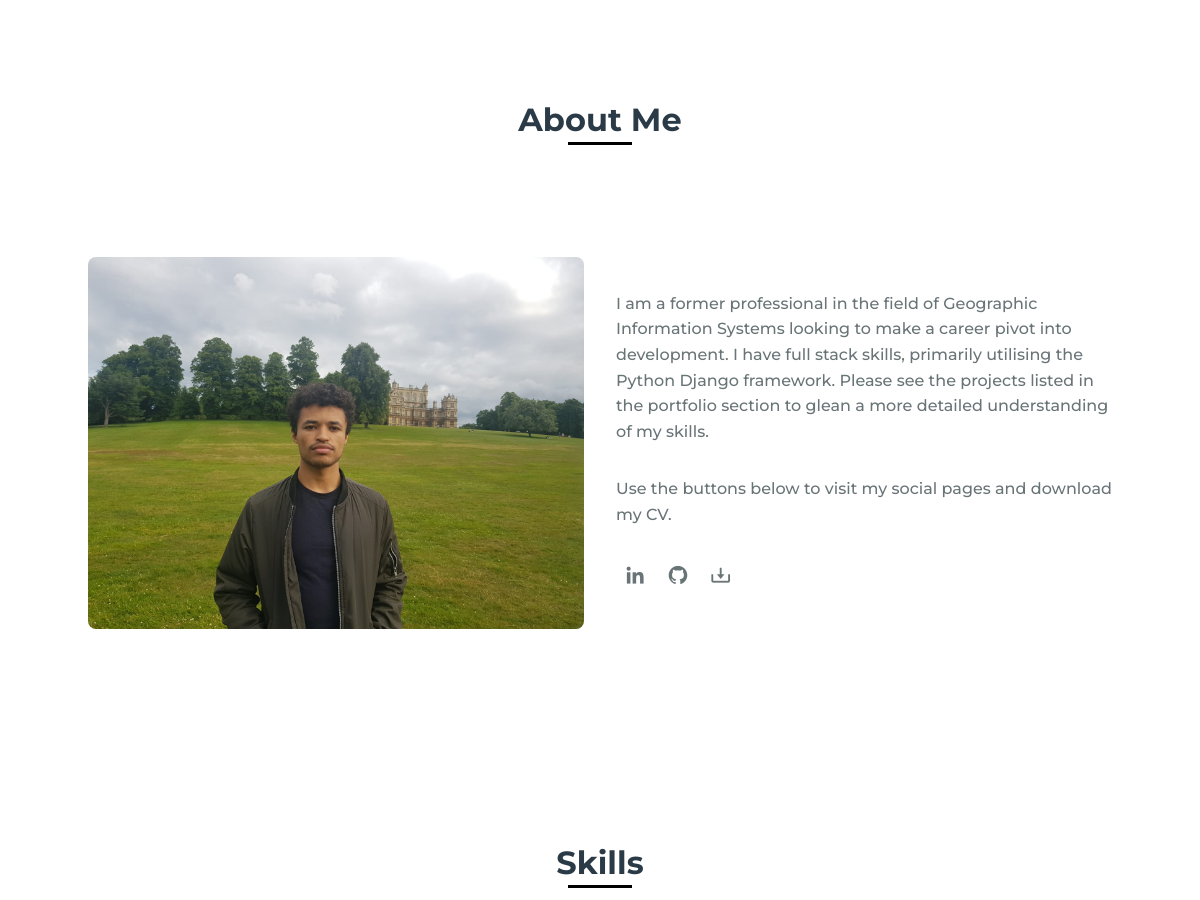
Before: / (middle part) with the older database file.
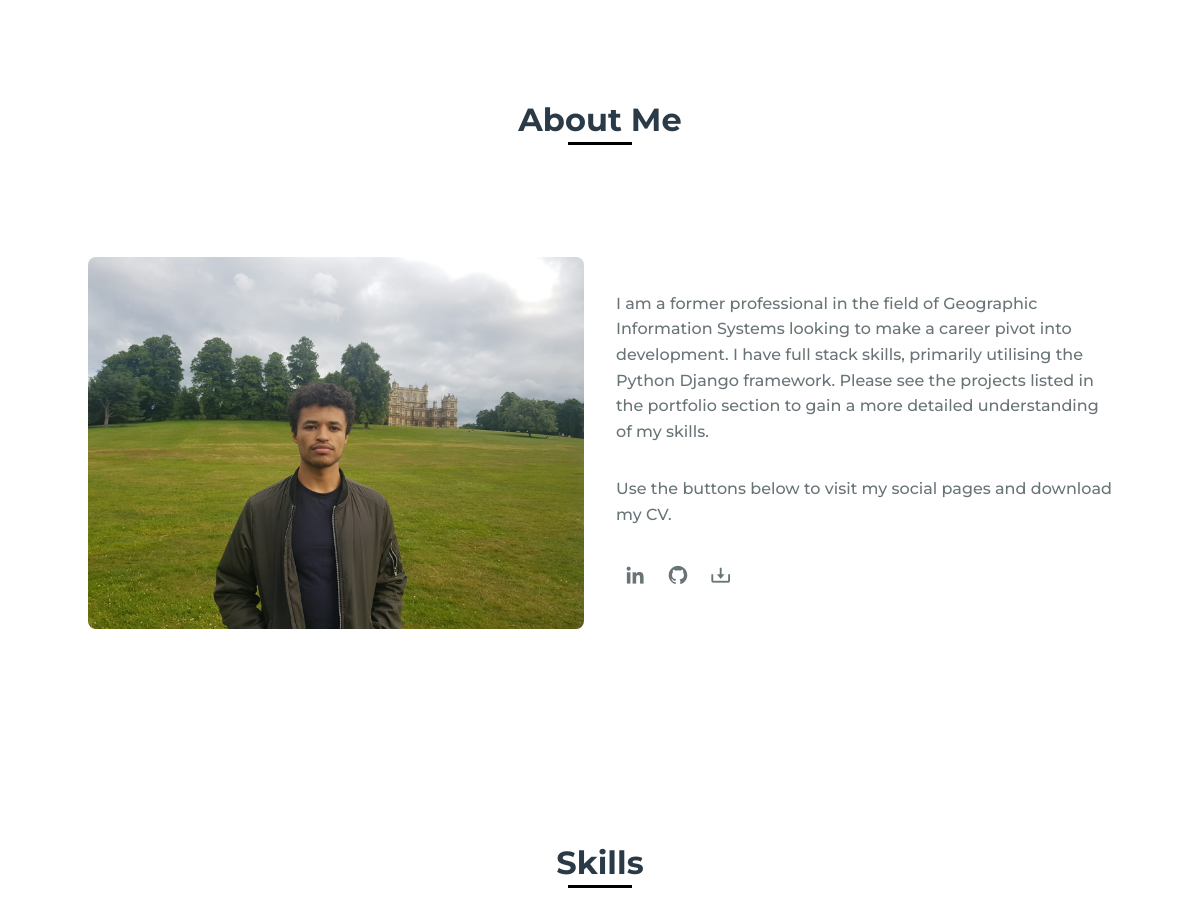
After: the same page with the newer database file.
### base/models.py (models this page shows, shortened)
class About(models.Model):
    short_description = models.TextField()
    description = models.TextField()
    image = models.ImageField(upload_to="about")
    class Meta:
        verbose_name =" About me"
        verbose_name_plural = "About me"

### base/views.py (the view)
# urls.py: path('', Home.as_view()),
class Home(TemplateView):
    template_name = 'mywebsite/home.html'
    def get_context_data(self, **kwargs):
        context = super().get_context_data(**kwargs)
        context['about'] = About.objects.first()
        context['portfolio'] = Portfolio.objects.all()
        return context

### base/templates/mywebsite/home.html (shortened to what this page needs)
{% extends 'mywebsite/base.html' %}
{% block content %}
<main class="l-main">
    <section class="about section" id="about">
        <h2 class="section-title">About Me</h2>
        <div class="about__container bd-grid">
            <div class="skills__img">
                <img src="static/images/about_image.jpg" alt="">
            </div>
            <div>
                <p class="about__text">{{ about.description }}</p>
                <p class="about__text">Use the buttons below to visit my social pages and download my CV.</p>
                <div class="about__social">
                    <a href="https://linkedin.com/in/finbarr-obrien-jeme" target="_blank" class="about__social-icon" ><i class='bx bxl-linkedin' ></i></a>
                    <a href="https://github.com/fob2" target="_blank" class="about__social-icon" ><i class='bx bxl-github' ></i></a>
                    <a href="static/CV.pdf" class="about__social-icon" download><i class="bx bx-download"></i></a>
                </div>
            </div>
        </div>
    </section>
    <section class="skills section" id="skills">
        <h2 class="section-title">Skills</h2>
    </section>
</main>
{% endblock %}

### base/templates/mywebsite/base.html (shortened to what this page needs)
{% load static %}
<!DOCTYPE html>
<html lang="en">
<head>
    <link rel="stylesheet" type="text/css" href="{% static '/css/style.css' %}">
    <link href='https://cdn.jsdelivr.net/npm/boxicons@2.0.5/css/boxicons.min.css' rel='stylesheet'>
</head>
<body>
    {% block content %}{% endblock %}

### static/css/style.css (style rules this page uses)
:root { --header-height: 3rem; --font-medium: 500; }
:root { --first-color: #000; --white-color: #FAFAFF; --dark-color: #2A3B47; --text-color: #697477; }
:root { --body-font: 'Montserrat', sans-serif; --big-font-size: 6.25rem; --h2-font-size: 1.25rem; --normal-font-size: .938rem; --small-font-size: .813rem; }
@media screen and (min-width: 768px) { :root { --big-font-size: 10.5rem; --h2-font-size: 2rem; --normal-font-size: 1rem; --small-font-size: .875rem; } }
:root { --mb-1: .5rem; --mb-2: 1rem; --mb-3: 1.5rem; --mb-4: 2rem; }
:root { --z-fixed: 100; }
*,::before,::after { box-sizing: border-box; }
html { scroll-behavior: smooth; }
body { margin: var(--header-height) 0 0 0; font-family: var(--body-font); font-size: var(--normal-font-size); font-weight: var(--font-medium); color: var(--text-color); line-height: 1.6; }
h1,h2,p { margin: 0; }
a { text-decoration: none; color: var(--text-color); }
img { max-width: 100%; height: auto; display: block; }
.section { padding: 3rem 0; }
.section-title { position: relative; font-size: var(--h2-font-size); color: var(--dark-color); margin: var(--mb-4) 0; text-align: center; }
.section-title::after { position: absolute; content: ""; width: 32px; height: .18rem; left: 0; right: 0; margin: auto; top: 2rem; background-color: var(--first-color); }
.bd-grid { max-width: 1024px; display: grid; grid-template-columns: 100%; grid-column-gap: 2rem; width: calc(100% - 2rem); margin-left: var(--mb-2); margin-right: var(--mb-2); }
.about__container { justify-items: center; row-gap: 2rem; text-align: center; }
.about__text { margin-bottom: var(--mb-4); }
.about__social-icon { font-size: 1.4rem; margin: 0 var(--mb-1); }
.skills__img img { border-radius: .5rem; }
@media screen and (min-width: 768px) { body { margin: 0; } }
@media screen and (min-width: 768px) { .section { padding-top: 4rem; } }
@media screen and (min-width: 768px) { .section-title { margin-bottom: 3rem; } }
@media screen and (min-width: 768px) { .section-title::after { width: 64px; top: 3rem; } }
@media screen and (min-width: 768px) { .about__container { grid-template-columns: repeat(2, 1fr); align-items: center; text-align: initial; padding: 4rem 0; } }
@media screen and (min-width: 1024px) { .bd-grid { margin-left: auto; margin-right: auto; } }

Changed rows visible on the page:
changed About: description "…the portfolio section to glean a more detailed understanding…" → "…the portfolio section to gain a more detailed understanding…"
